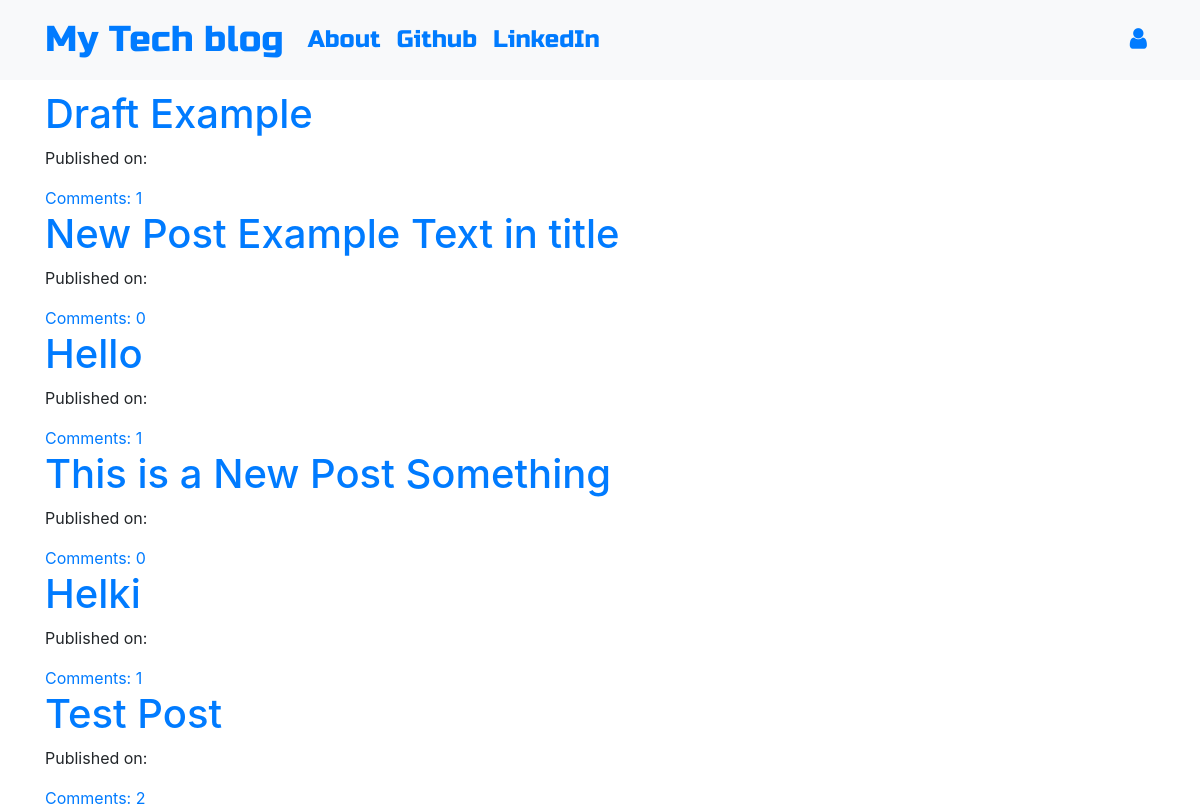
The page / on the database its author committed.
### blog/models.py (models this page shows, shortened)
class Post(models.Model):
    author = models.ForeignKey("auth.User", on_delete=models.CASCADE)
    title = models.CharField(max_length=200)
    text = models.TextField()
    created_date = models.DateTimeField(default=timezone.now)
    published_date = models.DateTimeField(blank=True, null=True)
    def approve_comments(self):
        return self.comments.filter(approved_comment=True)

### blog/views.py (the view)
# urls.py: path("", views.PostListView.as_view(), name="post_list"),
class PostListView(ListView):
    model = Post
    def get_queryset(self):
        return Post.objects.filter(published_date__lte=timezone.now()).order_by(
            "-published_date"
        )

### blog/templates/blog/post_list.html
{% extends "blog/base.html" %}
{% block content %}
<div class="centerstage">
    {% for post in post_list %}
    <div class="post">
        <h1><a href="{% url 'post_detail' pk=post.pk %}">{{ post.title }}</a></h1>
        <div class="date">
            <p>Published on: {{post.published|date:'D M Y'}} </p>
        </div>
        <a href=" {% url 'post_detail' pk=post.pk %} ">Comments: {{ post.approve_comments.count }} </a>
    </div>
    {% endfor %}
</div>
{% endblock %}

### blog/templates/blog/base.html (shortened to what this page needs)
<!DOCTYPE html>
{% load static %}
<html>
<head>
    <link rel="stylesheet" href="https://stackpath.bootstrapcdn.com/bootstrap/4.1.3/css/bootstrap.min.css"
>
    <link href="https://maxcdn.bootstrapcdn.com/font-awesome/4.7.0/css/font-awesome.min.css" rel="stylesheet">
    <link rel="stylesheet" href="//cdn.jsdelivr.net/medium-editor/latest/css/medium-editor.min.css" type="text/css"
        media="screen" charset="utf-8">
    <link rel="stylesheet" href="{% static 'css/blog.css' %}">
</head>
<body class='loader'>
    <nav class="navbar navbar-expand-lg bg-light techfont">
        <div class="container">
            <div class="navbar-nav align-items-center">
                <a class="navbar-brand bigbrand" href="{% url 'post_list' %}">My Tech blog</a>
                <a class="nav-item nav-link" href="{% url 'about' %}">About</a>
                <a class="nav-item nav-link" href="https://www.github.com">Github</a>
                <a class="nav-item nav-link" href="https://www.linkedin.com">LinkedIn</a>
            </div>
            <div class="navbar-nav align-items-center ml-auto">
                {% if user.is_authenticated %}
                <a class="nav-item nav-link" href="{% url 'post_new' %}">New Post</a>
                <a class="nav-item nav-link" href="{% url 'post_draft_list' %}">Drafts</a>
                <a class="nav-item nav-link" href="{% url 'logout' %}">Log out</a>
                <a>Welcome: {{ user.username }}</a>
                {% else %}
                <a class="nav-item nav-link" href="{% url 'login' %}" aria-label="Login">
                    <span class="fa fa-user" aria-hidden="true"></span></a>
                {% endif %}
            </div>
        </div>
    </nav>
    <div class="content container">
        <div class="row">
            <div class="col-md-8">
                <div class="blog_posts">
                    {% block content %}
                    {% endblock %}
                </div>
            </div>
        </div>
    </div>
</body>
</html>

### blog/static/css/blog.css (style rules this page uses)
.techfont { font-family: 'Russo One', sans-serif; font-size: 1.5em; margin-bottom: 10px; }
.bigbrand { font-size: 1.5em; }
.centerstage { margin-left: auto; margin-right: auto; }
.loader { filter: hue-rotate(0deg); color: linear-gradient(45deg, #0f8, #08f); animation: hue 10000ms infinite linear; }

### rows shown on the page
Post: title "Draft Example", approve_comments.count "1"
Post: title "New Post Example Text in title", approve_comments.count "0"
Post: title "Hello", approve_comments.count "1"
Post: title "This is a New Post Something", approve_comments.count "0"
Post: title "Helki", approve_comments.count "1"
Post: title "Test Post", approve_comments.count "2"
